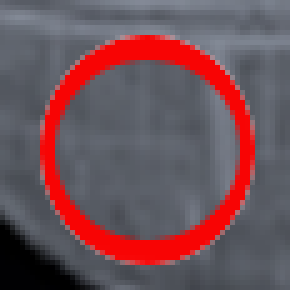
#> input picture encryption/decrypted_image.png, 58 x 58 px (shown 5 times larger); its folder holds only this picture in this run
$ python -i red_circles.py   (imports and definitions only)
#> lines starting #> are read from the running program, lines starting #| are printed output that depends on the picture; after the words box and inside, x2 and y2 are one past the last pixel; in counts of white or black regions, pixels touching at a corner belong together
import cv2
import numpy as np
import os


def find_red_circles(image_path):
    """
    Detect red circles in the given image.
    If it detects a red circle, it generates an
    image file called "cropped_{image_name}" containing
    the contents of the image inside the red circle.
    It stores this image in a directory called "cropped_images."

    :param image_path: A path to an image file.
    """
#> called with image_path = '../encryption/decrypted_image.png'

    image = cv2.imread(image_path)
#> image is the input picture: shape (58, 58, 3); mean B, G, R 88.6, 81.3, 112.8

    blurred_image = cv2.blur(image, (3, 3))
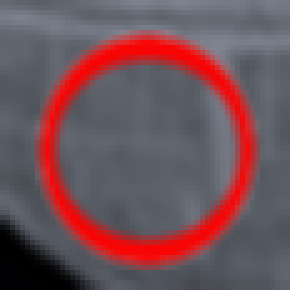
#> blurred_image: shape (58, 58, 3) (shown 5 times larger); mean B, G, R 88.6, 81.3, 112.8

    image_hsv = cv2.cvtColor(blurred_image, cv2.COLOR_BGR2HSV)
#> image_hsv: shape (58, 58, 3); mean H, S, V 106.8, 70.1, 122.4

    lower_red1 = np.array([0, 120, 70])
    upper_red1 = np.array([10, 255, 255])
    lower_red2 = np.array([170, 120, 70])
    upper_red2 = np.array([180, 255, 255])

    mask1 = cv2.inRange(image_hsv, lower_red1, upper_red1)
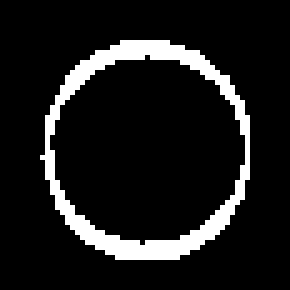
#> mask1: shape (58, 58) (shown 5 times larger); 10.8% white; 1 white region, box (x1, y1, x2, y2) and area: (8, 8, 50, 52) 363
    mask2 = cv2.inRange(image_hsv, lower_red2, upper_red2)
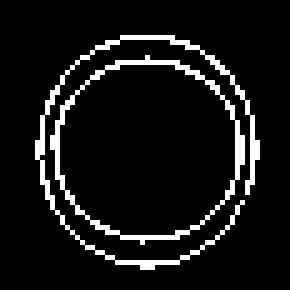
#> mask2: shape (58, 58) (shown 5 times larger); 8.3% white in thin lines or dots, all inside (x1, y1, x2, y2) = (7, 7, 52, 54)
    mask = mask1 + mask2
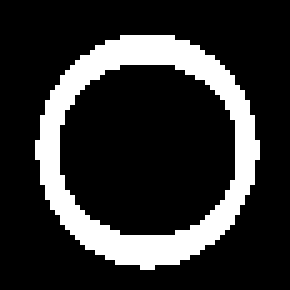
#> mask: shape (58, 58) (shown 5 times larger); 19.1% white; 1 white region, box (x1, y1, x2, y2) and area: (7, 7, 52, 54) 641

    red_image = cv2.bitwise_and(image, image, mask=mask)
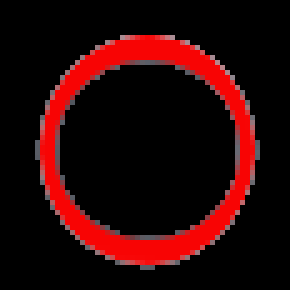
#> red_image: shape (58, 58, 3) (shown 5 times larger); mean B, G, R 6.3, 5.9, 41

    _, _, red_channel = cv2.split(red_image)
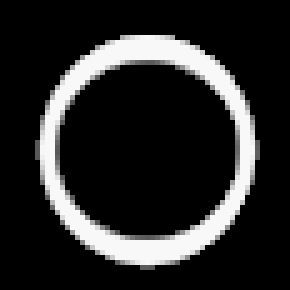
#> red_channel: shape (58, 58) (shown 5 times larger); min 0, max 248, mean 41

    rows = red_channel.shape[0]
#> rows = 58

    circles = cv2.HoughCircles(
        red_channel,
        cv2.HOUGH_GRADIENT,
        dp=1,
        minDist=rows / 16,
        param1=100,
        param2=15,
        minRadius=0,
        maxRadius=0
    )
#> circles = [[28.5, 29.5, 17.4], [26.5, 24.5, 17.2], [33.5, 34.5, 16.1], [23.5, 32.5, 16.3], [34.5, 26.5, 16.3], [24.5, 36.5, 14.4], [22.5, 22.5, 13.2], [35.5, 22.5, 13.2], [29.5, 20.5, 13.7]]

    if circles is not None:
        print(f"  -> SUCCESS: Found {len(circles[0])} circles!")
#|   -> SUCCESS: Found 9 circles!
        circles = np.uint16(np.around(circles))
#> circles = [[28, 30, 17], [26, 24, 17], [34, 34, 16], [24, 32, 16], [34, 26, 16], [24, 36, 14], [22, 22, 13], [36, 22, 13], [30, 20, 14]]
        x, y, r = circles[0][0]
#> x = 28; y = 30; r = 17
        buffer = 10
        r += buffer
#> r = 27
        cropped_image = image[y - r: y + r, x - r : x + r]
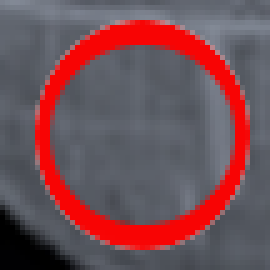
#> cropped_image: shape (54, 54, 3) (shown 5 times larger); mean B, G, R 86.2, 79.2, 116.2
        if not os.path.exists("cropped_images"):
            os.makedirs("cropped_images")

        image_name = os.path.basename(image_path)
        cv2.imwrite(os.path.join("cropped_images", "cropped_" + image_name), cropped_image)

usd_path = r"D:\sampleimages"
# [3 lines not run here, left out]

>>> result = find_red_circles('../encryption/decrypted_image.png')
